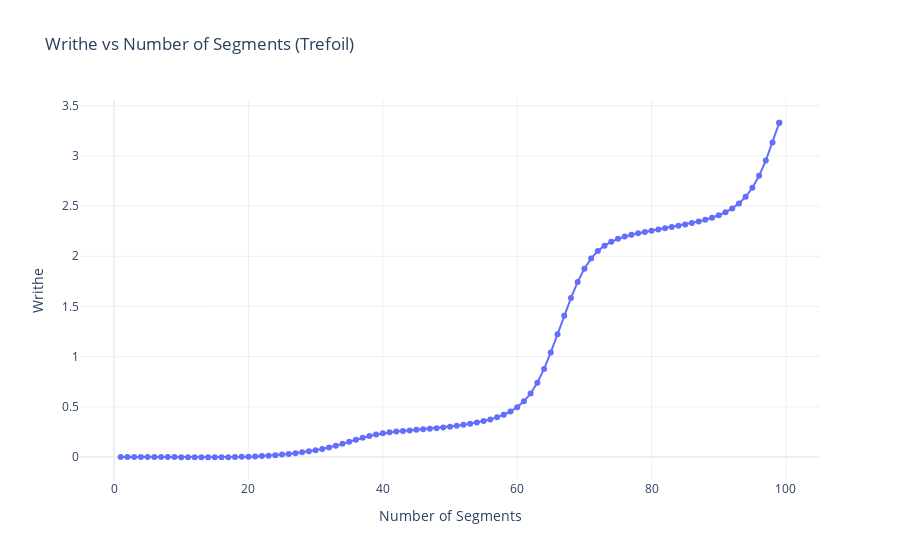

The cell this chart's notebook holds for it:
### Code cell
# helix_pos  =helix_shape(100, 2)
trefoil_pos = trefoil_shape(100, 2)
twis_trefoil_pos = twisted_trefoil_shape(100,2)
twis_helix_pos = twisted_helix_shape(100, 2)

plot_wr_vs_segments(trefoil_pos, "Trefoil")
